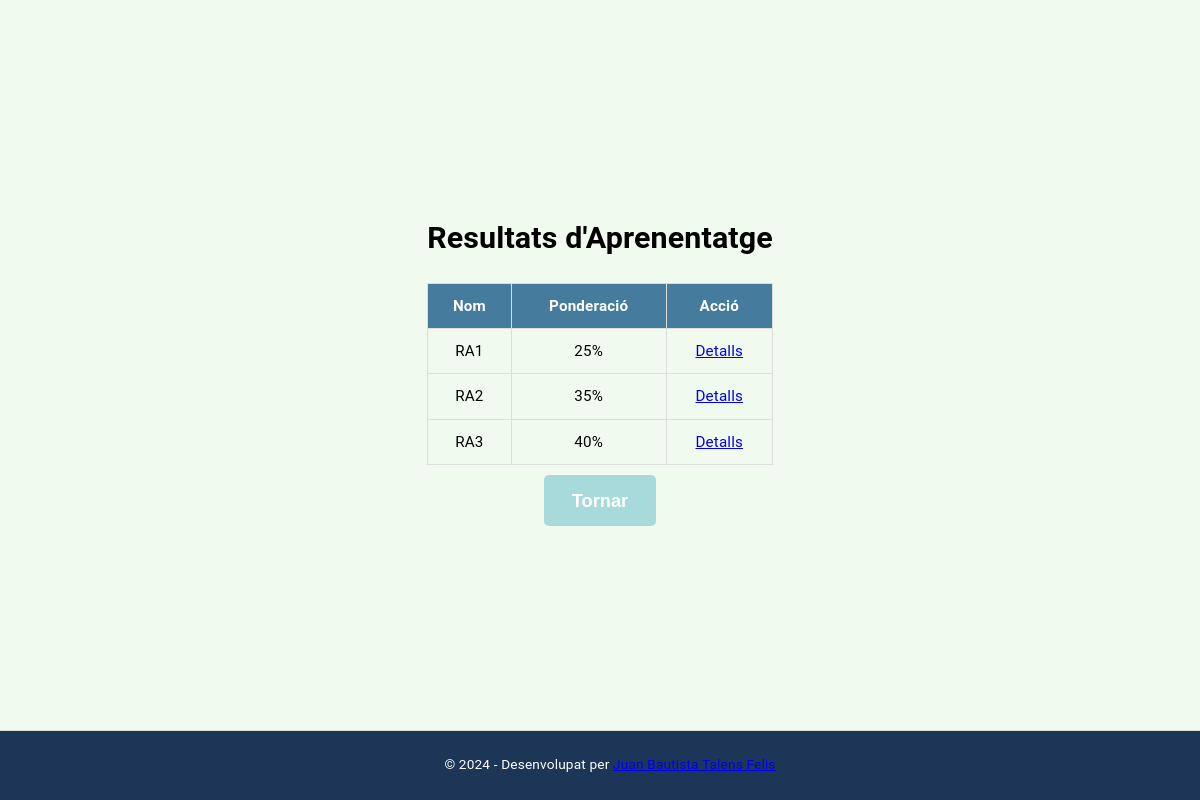
Page /modul/2 on the earlier database version.
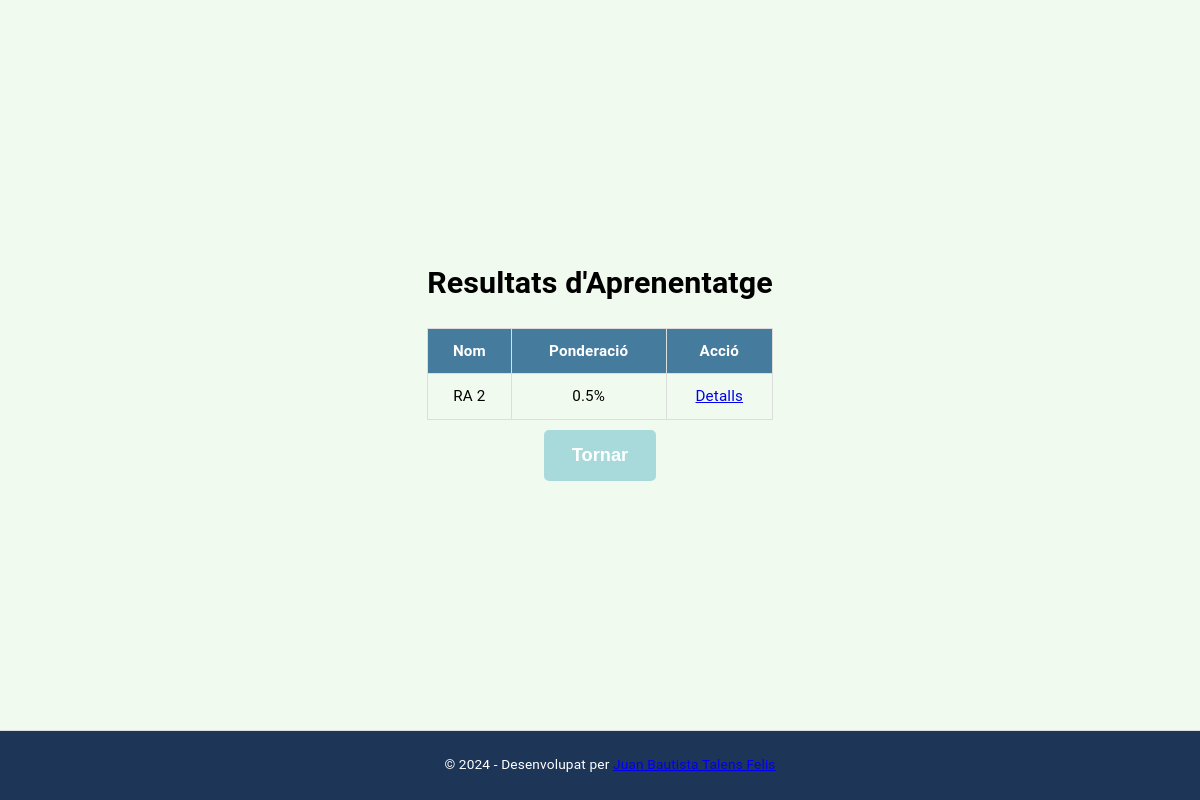
Same page on the later database version.
### tables this page shows
CREATE TABLE RA (
    id_ra INTEGER PRIMARY KEY AUTOINCREMENT,
    nom VARCHAR(255) NOT NULL,
    ponderacio REAL NOT NULL,
    id_modul INTEGER,
    FOREIGN KEY (id_modul) REFERENCES Modul(id_modul)
);

### app.py (the view)
@app.route('/modul/<int:id_modul>')
def veure_modul(id_modul):
    try:
        ras = db_query("""
            SELECT RA.id_ra, RA.nom, RA.ponderacio
            FROM RA
            WHERE RA.id_modul = ?
        """, (id_modul,), fetchall=True)
        return render_template('ras.html', ras=ras, id_modul=id_modul)
    except sqlite3.Error as e:
        abort(500, description=f"Error: {e}")

### app.py (called while the page is built)
def db_query(query, params=(), fetchone=False, fetchall=False, commit=False):
    try:
        with sqlite3.connect(DB_PATH) as conn:
            conn.row_factory = sqlite3.Row
            cursor = conn.cursor()
            cursor.execute(query, params)
            if commit:
                conn.commit()
            if fetchone:
                return cursor.fetchone()
            if fetchall:
                return cursor.fetchall()
    except sqlite3.Error as e:
        print(f"Error amb la base de dades: {e}")
        return None

### templates/ras.html (shortened to what this page needs)
<!DOCTYPE html>
<html lang="ca">
<head>
    <link rel="stylesheet" href="/static/style.css">
</head>
<body>
    <div class="container">
        <h1>Resultats d'Aprenentatge</h1>
        <table>
            <thead>
                <tr>
                    <th>Nom</th>
                    <th>Ponderació</th>
                    <th>Acció</th>
                </tr>
            </thead>
            <tbody>
                {% for ra in ras %}
                    <tr>
                        <td>{{ ra[1] }}</td>
                        <td>{{ ra[2] }}%</td>
                        <td><a href="/ra/{{ ra[0] }}" class="action-link">Detalls</a></td>
                    </tr>
                {% endfor %}
            </tbody>
        </table>
        <button onclick="location.href='/'" class="back-button">Tornar</button>
    </div>
    <footer>
        <p>&copy; 2024 - Desenvolupat per <a href="https://juatafe.github.io" target="_blank">Juan Bautista Talens Felis</a></p>
    </footer>
</body>
</html>

### static/style.css (style rules this page uses)
:root { --primary-color: #1d3557; --primary-hover-color: #457b9d; --secondary-color: #a8dadc; --secondary-hover-color: #76c7c0; --background-color: #f1faee; --text-color: #1d3557; --table-header-bg: #457b9d; --table-header-text: white; font-size: calc(0.2em + 1vw); }
body { font-size: 1rem; margin: 0; line-height: 1.6; letter-spacing: 0.01em; background-color: var(--background-color); font-family: 'Roboto', sans-serif; display: flex; flex-direction: column; min-height: 100vh; }
.container { flex: 1; display: flex; flex-direction: column; align-items: center; justify-content: center; max-width: 1200px; margin: auto; padding: 1.5em; }
button { padding: 0.8em 1.5em; margin: 10px; background-color: var(--primary-color); color: white; border: none; border-radius: 5px; cursor: pointer; font-size: 1.2rem; font-weight: bold; transition: background-color 0.3s ease, transform 0.2s ease-in-out; }
.back-button { background-color: var(--secondary-color); }
table { width: 100%; border-collapse: collapse; text-align: center; }
table th, table td { border: 1px solid #ddd; padding: 10px; }
thead th { background-color: var(--table-header-bg); color: var(--table-header-text); font-weight: bold; }
footer { background-color: var(--primary-color); padding: 10px; text-align: center; font-size: 0.9rem; color: white; border-top: 1px solid #ddd; width: 100%; }

Differences in the rows shown:
removed RA: nom "RA1", ponderacio "25"
removed RA: nom "RA2", ponderacio "35"
removed RA: nom "RA3", ponderacio "40"
now on this page (row edited): RA: nom "RA 2", ponderacio "0.5"
